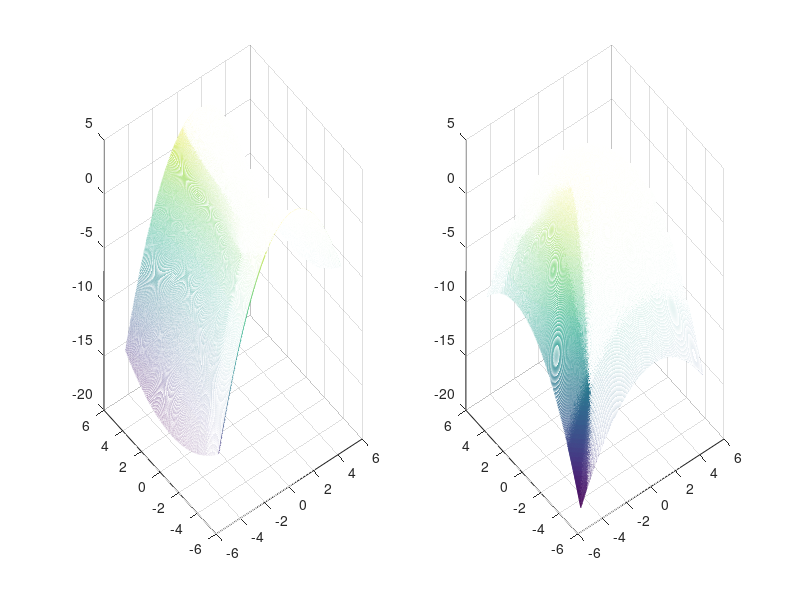
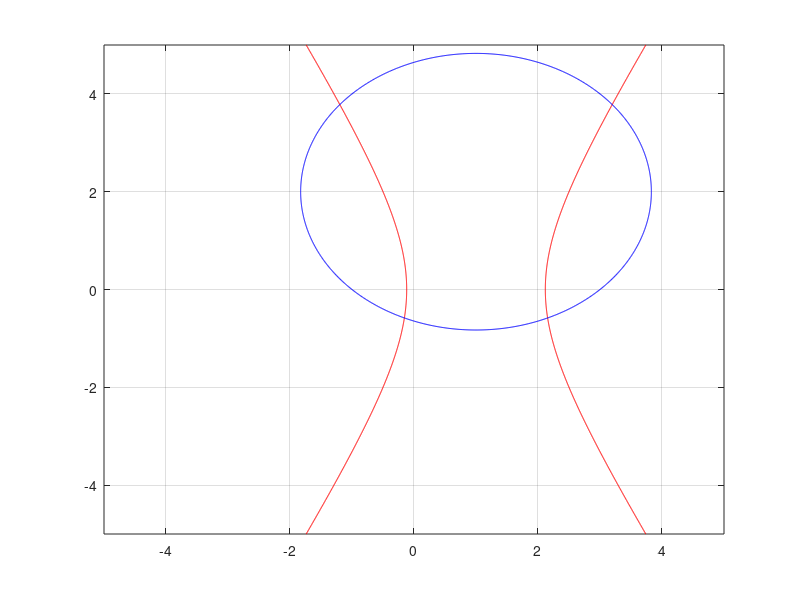

Source code (MATLAB) for these figures, in order: (Note: this script raises an error after producing the figures.)
%EJERCICIO 8 PRACTICA 4
clear,clc,close all
x=-5:.01:5;
y=x;
[X,Y]=meshgrid(x,y);
G1= (8*X - 4*(X.^2) + (Y.^2) + 1)/8;
G2= (2*X - (X.^2) +4*Y - Y.^2 + 3)/4;
figure(1)
subplot(1,2,1), mesh(X,Y,G1), hold on;
subplot(1,2,2), mesh(X,Y,G2), grid on;
figure(2)
contour(X, Y, G1, [0, 0], 'r'), hold on; % los [0, 0] son para que se genere una sola linea de revolucion
contour(X, Y, G2, [0, 0], 'b'), grid on;
%aproximacion con punto fijo
tol = 1e-9;
itmax = 15;
P0=[0 -0.5];
P1=[-1 4];
P2=[3 4];
P3=[2 -0.5];
[Pk, iter]=PuntoFijo('G2',P3,tol,itmax)
plot(Pk(1), Pk(2), 'k*');